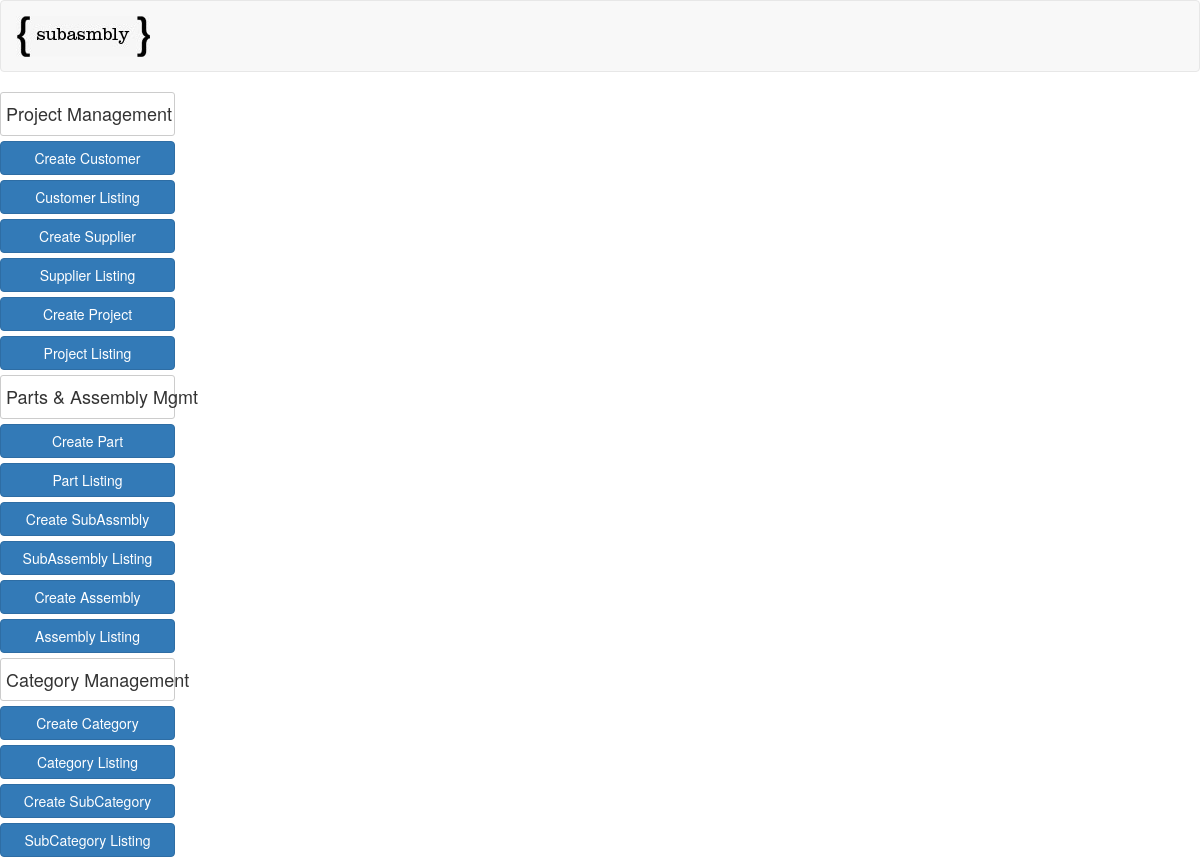
Before: /subassembly_list/ with the older database file.
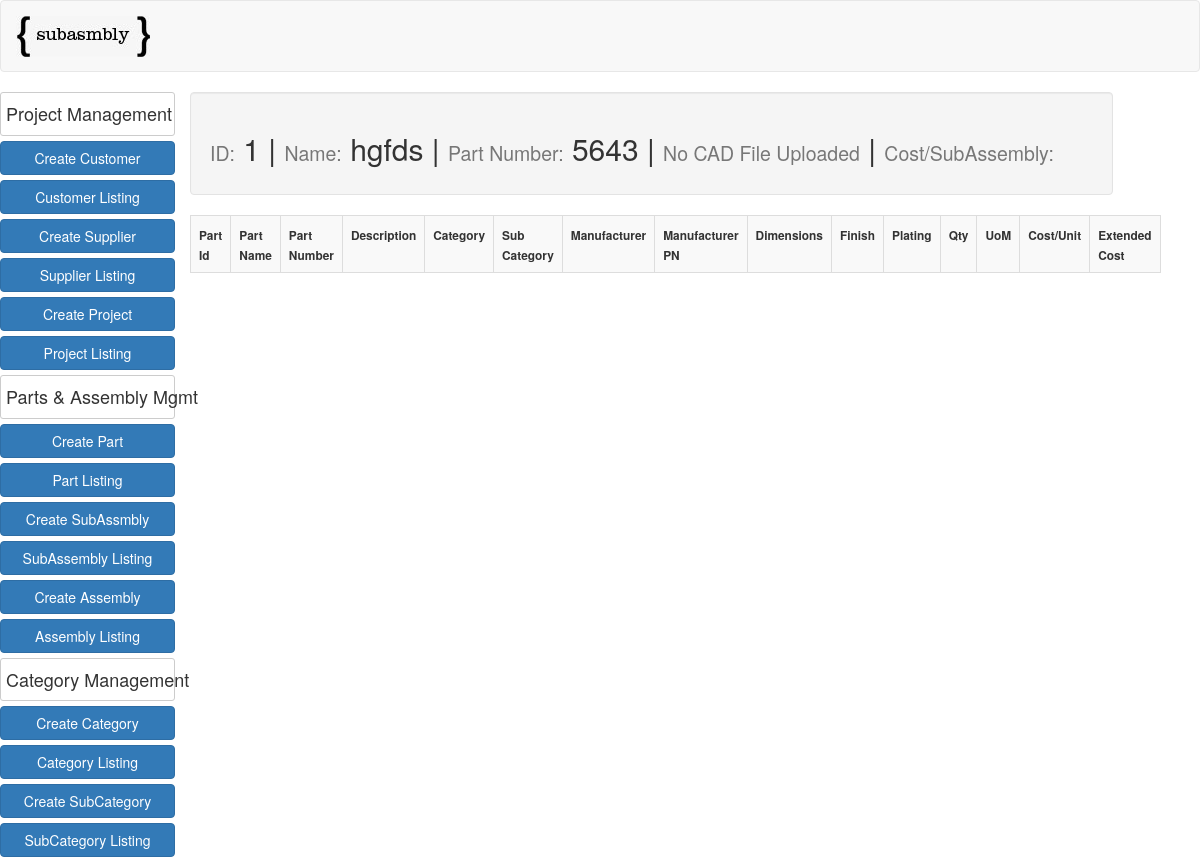
After: the same page with the newer database file.
### app/models.py (models this page shows, shortened)
class SubAssembly(models.Model):
    sub_assembly_name = models.CharField(max_length=50)
    sub_assembly_number = models.CharField(max_length=50)
    description = models.CharField(max_length=50, null=True, blank=True)
    category = models.ForeignKey(Category, null=True, blank=True)
    sub_category = models.ForeignKey(SubCategory, null=True, blank=True)
    mfg_supplier = models.ForeignKey('app.Supplier', null=True, blank=True)
    mfg_supplier_pn = models.CharField(max_length=50, null=True, blank=True)
    finish = models.ForeignKey('app.FinishTable', null=True, blank=True)
    plating = models.ForeignKey('app.PlatingTable', null=True, blank=True)
    subassembly_cost = models.DecimalField(max_digits=10, decimal_places=2, null=True, blank=True)
    notes = models.TextField(null=True, blank=True)
    cad_file = models.FileField(upload_to="cad_files", null=True, blank=True)

### app/views.py (the view)
# urls.py: url(r'^subassembly_list/$', SubAssemblyListView.as_view(), name="subassembly_list_view"),
class SubAssemblyListView(ListView):
    model = SubAssembly
    template_name = "app/subassembly_list.html"
    def get_queryset(self):
        return self.model.objects.all()
    def get_context_data(self, **kwargs):
        context = super().get_context_data(**kwargs)
        context['subassembly'] = SubAssembly.objects.all()
        return context

### templates/app/subassembly_list.html (shortened to what this page needs)
{% extends "bom.html" %}
{% load mathfilters %}
{% block content %}
{% for object in object_list %}
  <div class="row">
    <div class="col-md-12 well">
      <h2><small>ID:</small> {{object.id}}  |  <small>Name:</small> {{object.sub_assembly_name}}  |  <small>Part Number:</small> {{object.sub_assembly_number}}  |  {% if object.cad_file %}<small><a href="{{object.cad_file.url}}">Click to View CAD</a></small>{% else %}<small>No CAD File Uploaded</small>{% endif %}  |  <small>Cost/SubAssembly: </small></h2>
    </div>
    <table class="table table-striped table-bordered table-hover">
        <tr>
          <th><small>Part Id</small></th>
          <th><small>Part Name</small></th>
          <th><small>Part Number</small></th>
          <th><small>Description</small></th>
          <th><small>Category</small></th>
          <th><small>Sub Category</small></th>
          <th><small>Manufacturer</small></th>
          <th><small>Manufacturer PN</small></th>
          <th><small>Dimensions</small></th>
          <th><small>Finish</small></th>
          <th><small>Plating</small></th>
          <th><small>Qty</small></th>
          <th><small>UoM</small></th>
          <th><small>Cost/Unit</small></th>
          <th><small>Extended Cost</small></th>
        </tr>
      </table>
    </div>
  {% endfor %}
</div>
</div>
{% endblock %}

Changed rows visible on the page:
added SubAssembly: id "1", sub_assembly_name "hgfds", sub_assembly_number "5643", cad_file "No CAD File Uploaded"
